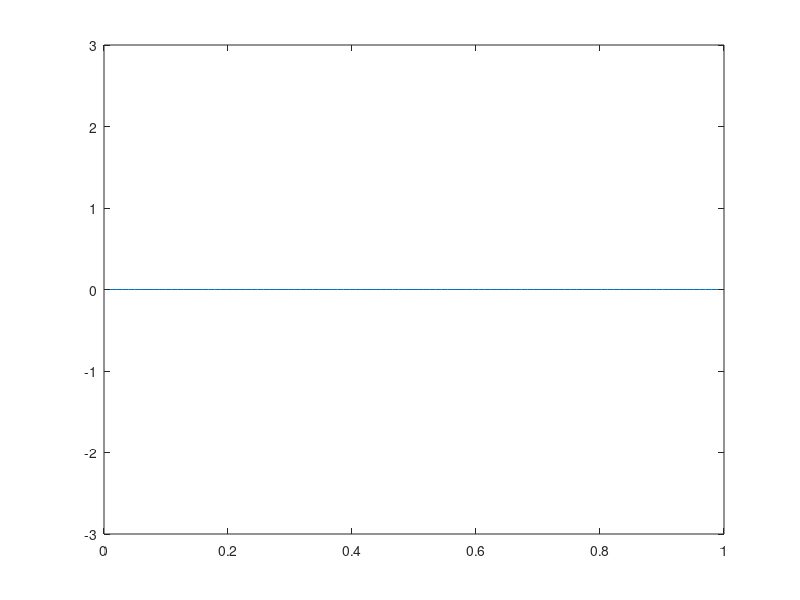

Recreate this plot in MATLAB.
% simulate heat equation

% N is the spatial step size
N=100;
dx=1/(N+1);
% built the spatial 1-d second derivate matrix
A=(diag(-2*ones(N,1),0)+diag(1*ones(N-1,1),1)+diag(1*ones(N-1,1),-1))/(dx)^2;

% spatial grid
xgrid=dx:dx:(1-dx);

% Initial condition
u0=(3*sin(6*pi*xgrid))';

% Euler's method (explicit) 

plot(xgrid,u0);
axis([0 1 -3 3]);
T=.01;
h=0.001;
numsteps=T/h;
u=u0;
for l=1:numsteps;
    u=u+h*A*u;
    pause(2);
   
    plot(xgrid,u);
    axis([0 1 -3 3]);
end

pause
% Backward Euler (implicit)

u0=(3*sin(6*pi*xgrid))';
plot(xgrid,u0);
axis([0 1 -3 3]);
T=.1;
h=0.01;
numsteps=T/h;
u=u0;
for l=1:numsteps;
    u=(eye(N)-h*A)\u;
    pause(2);
    plot(xgrid,u);
    axis([0 1 -3 3]);
end